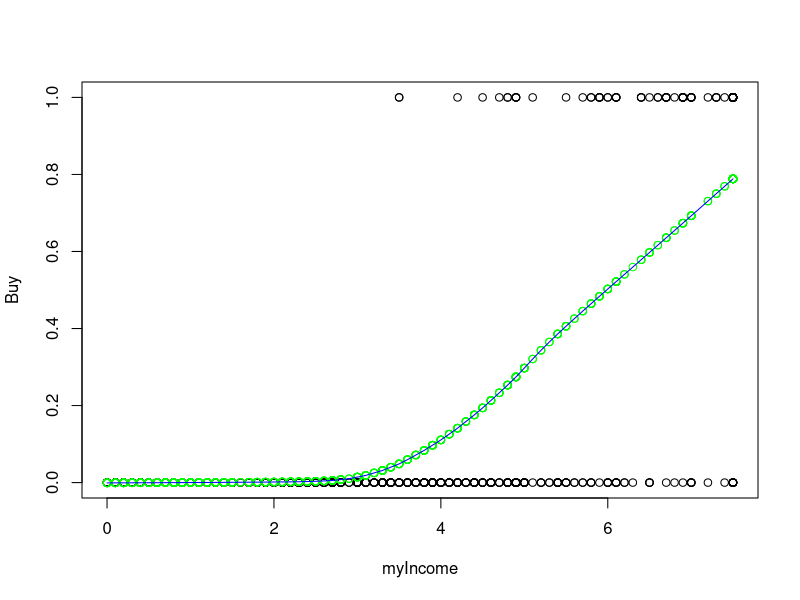
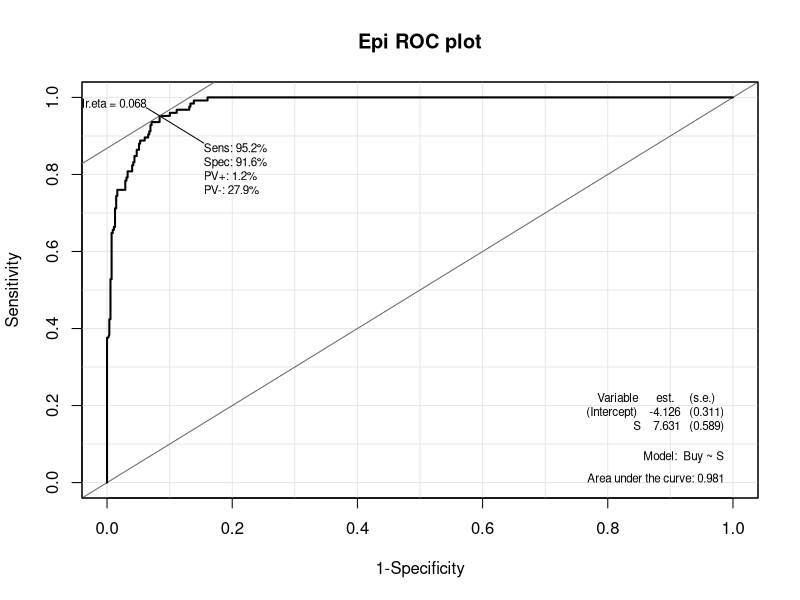

Write the R code that produced these figures, in order.
## ---- chunk 1
kid <- read.csv("./KidCreative.csv", header = TRUE)

## ---- chunk 2
kid.model <- glm(Buy ~ Income + IsFemale + IsMarried + HasCollege + IsProfessional + IsRetired + Unemployed + ResidenceLength + DualIncome + Minors + Own + House + White + English + PrevChildMag + PrevParentMag, data=kid, family=binomial)
summary(kid.model)
exp(coef(kid.model))
## ---- chunk 3
myIncome<-kid$Income / 10000         # scaled income
fullmod<-glm(Buy ~ myIncome + IsFemale + IsMarried + HasCollege + IsProfessional + IsRetired + Unemployed + ResidenceLength + DualIncome + Minors + Own + House + White + English + PrevChildMag + PrevParentMag, data=kid, family=binomial)           # full glm model with myIncome instead of Income
summary(fullmod)
exp(coef(fullmod))
## ---- chunk 4
step(fullmod, direction="backward")
reducedmod <- glm(formula = Buy ~ myIncome + IsFemale + IsRetired + ResidenceLength + 
    DualIncome + Minors + Own + House + White + English + PrevChildMag, 
    family = binomial, data = kid)
summary(reducedmod)

library(car)
diffdev<-summary(reducedmod)$deviance -summary(fullmod)$deviance
print(paste('Difference in deviances: ',diffdev))

diffdf<-summary(reducedmod)$df.residual -summary(fullmod)$df.residual
print(paste('Difference in degrees of freedom: ',diffdf))
print(paste('p-value: ',1-pchisq(diffdev,diffdf)))
## ---- chunk 5
plot(Buy ~ myIncome, data=kid)
points(lowess(myIncome,reducedmod$fitted),col='green')
lines(lowess(myIncome,reducedmod$fitted),col='blue')  # enter the fitted values from your model
## ---- chunk 6
confint(reducedmod, parm=('myIncome'))
exp(confint(reducedmod, parm=('myIncome')))
## ---- chunk 7
x = c(6.8, 1, 0, 3, 1, 1, 0, 0, 1, 1, 0)
pred = 1 / (1 + exp(-17.69848 + 1.99159*x[1] + 1.60536*x[2] + -1.24541*x[3] + 0.02501*x[4] + 0.76534*x[5] + 1.20598*x[6] + 1.24178*x[7] + -0.93442*x[8] + 1.86036*x[9] + 1.62270*x[10] + 1.63456*x[11]))
pred
## ---- chunk 8
library(Epi)
S<-predict(reducedmod,type='response')
ROC(form=Buy~S,plot="ROC",PV=TRUE,MX=TRUE,AUC=TRUE,data=kid,main="Epi ROC plot")

## ---- chunk 9
Ps=(reducedmod$fit>0.1)*1
TN=sum((Ps==0)*(kid$Buy==0))/sum(kid$Buy==0)     #specificity
TP=sum((Ps==1)*(kid$Buy==1))/sum(kid$Buy==1)     #sensitivity
print('cutoff = 0.1')
print(paste('Sensitivity: ',TP))
print(paste('Specificity: ',TN))

Ps=(reducedmod$fit>0.2)*1
TN=sum((Ps==0)*(kid$Buy==0))/sum(kid$Buy==0)     #specificity
TP=sum((Ps==1)*(kid$Buy==1))/sum(kid$Buy==1)     #sensitivity
print('cutoff = 0.2')
print(paste('Sensitivity: ',TP))
print(paste('Specificity: ',TN))

Ps=(reducedmod$fit>0.3)*1
TN=sum((Ps==0)*(kid$Buy==0))/sum(kid$Buy==0)     #specificity
TP=sum((Ps==1)*(kid$Buy==1))/sum(kid$Buy==1)     #sensitivity
print('cutoff = 0.3')
print(paste('Sensitivity: ',TP))
print(paste('Specificity: ',TN))

Ps=(reducedmod$fit>0.4)*1
TN=sum((Ps==0)*(kid$Buy==0))/sum(kid$Buy==0)     #specificity
TP=sum((Ps==1)*(kid$Buy==1))/sum(kid$Buy==1)     #sensitivity
print('cutoff = 0.4')
print(paste('Sensitivity: ',TP))
print(paste('Specificity: ',TN))

Ps=(reducedmod$fit>0.5)*1
TN=sum((Ps==0)*(kid$Buy==0))/sum(kid$Buy==0)     #specificity
TP=sum((Ps==1)*(kid$Buy==1))/sum(kid$Buy==1)     #sensitivity
print('cutoff = 0.5')
print(paste('Sensitivity: ',TP))
print(paste('Specificity: ',TN))

Ps=(reducedmod$fit>0.6)*1
TN=sum((Ps==0)*(kid$Buy==0))/sum(kid$Buy==0)     #specificity
TP=sum((Ps==1)*(kid$Buy==1))/sum(kid$Buy==1)     #sensitivity
print('cutoff = 0.6')
print(paste('Sensitivity: ',TP))
print(paste('Specificity: ',TN))
